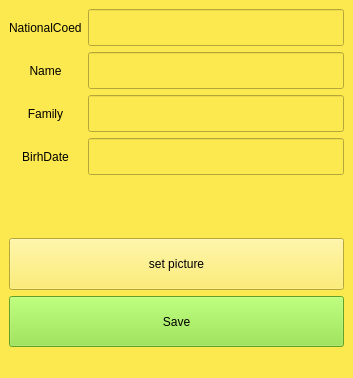
<?xml version="1.0" encoding="UTF-8"?>
<ui version="4.0">
 <class>MainWindow</class>
 <widget class="QMainWindow" name="MainWindow">
  <property name="geometry">
   <rect>
    <x>0</x>
    <y>0</y>
    <width>353</width>
    <height>378</height>
   </rect>
  </property>
  <property name="windowTitle">
   <string>Add form</string>
  </property>
  <property name="styleSheet">
   <string notr="true">background-color: rgb(252, 233, 79);</string>
  </property>
  <widget class="QWidget" name="centralwidget">
   <layout class="QVBoxLayout" name="verticalLayout">
    <item>
     <layout class="QGridLayout" name="gridLayout">
      <item row="2" column="1">
       <widget class="QLineEdit" name="txt_family">
        <property name="sizePolicy">
         <sizepolicy hsizetype="Expanding" vsizetype="MinimumExpanding">
          <horstretch>0</horstretch>
          <verstretch>0</verstretch>
         </sizepolicy>
        </property>
       </widget>
      </item>
      <item row="1" column="1">
       <widget class="QLineEdit" name="txt_name">
        <property name="sizePolicy">
         <sizepolicy hsizetype="Expanding" vsizetype="MinimumExpanding">
          <horstretch>0</horstretch>
          <verstretch>0</verstretch>
         </sizepolicy>
        </property>
       </widget>
      </item>
      <item row="0" column="1">
       <widget class="QLineEdit" name="txt_codemelli">
        <property name="sizePolicy">
         <sizepolicy hsizetype="Expanding" vsizetype="MinimumExpanding">
          <horstretch>0</horstretch>
          <verstretch>0</verstretch>
         </sizepolicy>
        </property>
       </widget>
      </item>
      <item row="1" column="0">
       <widget class="QLabel" name="label_2">
        <property name="text">
         <string>Name</string>
        </property>
        <property name="alignment">
         <set>Qt::AlignCenter</set>
        </property>
       </widget>
      </item>
      <item row="0" column="0">
       <widget class="QLabel" name="label">
        <property name="text">
         <string>NationalCoed</string>
        </property>
       </widget>
      </item>
      <item row="3" column="1">
       <widget class="QLineEdit" name="txt_birthdate">
        <property name="sizePolicy">
         <sizepolicy hsizetype="Expanding" vsizetype="MinimumExpanding">
          <horstretch>0</horstretch>
          <verstretch>0</verstretch>
         </sizepolicy>
        </property>
       </widget>
      </item>
      <item row="2" column="0">
       <widget class="QLabel" name="label_3">
        <property name="text">
         <string>Family</string>
        </property>
        <property name="alignment">
         <set>Qt::AlignCenter</set>
        </property>
       </widget>
      </item>
      <item row="3" column="0">
       <widget class="QLabel" name="label_4">
        <property name="text">
         <string>BirhDate</string>
        </property>
        <property name="alignment">
         <set>Qt::AlignCenter</set>
        </property>
       </widget>
      </item>
     </layout>
    </item>
    <item>
     <layout class="QVBoxLayout" name="verticalLayout_2">
      <item>
       <widget class="QLabel" name="label_5">
        <property name="sizePolicy">
         <sizepolicy hsizetype="MinimumExpanding" vsizetype="MinimumExpanding">
          <horstretch>0</horstretch>
          <verstretch>0</verstretch>
         </sizepolicy>
        </property>
        <property name="text">
         <string/>
        </property>
       </widget>
      </item>
      <item>
       <widget class="QPushButton" name="btn_pic">
        <property name="sizePolicy">
         <sizepolicy hsizetype="Minimum" vsizetype="MinimumExpanding">
          <horstretch>0</horstretch>
          <verstretch>0</verstretch>
         </sizepolicy>
        </property>
        <property name="text">
         <string>set picture</string>
        </property>
       </widget>
      </item>
      <item>
       <widget class="QPushButton" name="btnAdd">
        <property name="sizePolicy">
         <sizepolicy hsizetype="MinimumExpanding" vsizetype="MinimumExpanding">
          <horstretch>0</horstretch>
          <verstretch>0</verstretch>
         </sizepolicy>
        </property>
        <property name="styleSheet">
         <string notr="true">background-color: rgb(138, 226, 52);</string>
        </property>
        <property name="text">
         <string>Save</string>
        </property>
       </widget>
      </item>
     </layout>
    </item>
   </layout>
  </widget>
  <widget class="QMenuBar" name="menubar">
   <property name="geometry">
    <rect>
     <x>0</x>
     <y>0</y>
     <width>353</width>
     <height>22</height>
    </rect>
   </property>
  </widget>
  <widget class="QStatusBar" name="statusbar"/>
 </widget>
 <resources/>
 <connections/>
</ui>
